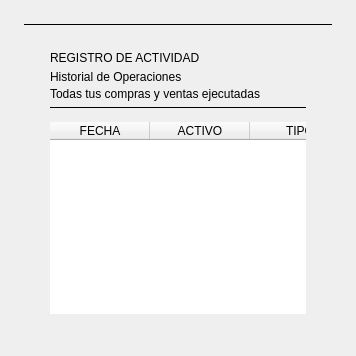
         <widget class="QWidget" name="page_historial">
          <layout class="QHBoxLayout" name="hl_historial_page">
           <property name="spacing"><number>16</number></property>
           <property name="leftMargin"><number>24</number></property>
           <property name="topMargin"><number>24</number></property>
           <property name="rightMargin"><number>24</number></property>
           <property name="bottomMargin"><number>16</number></property>

           <item>
            <widget class="QFrame" name="card_historial_ops">
             <layout class="QVBoxLayout" name="vl_card_hist">
              <property name="spacing"><number>0</number></property>
              <property name="leftMargin"><number>0</number></property>
              <property name="topMargin"><number>0</number></property>
              <property name="rightMargin"><number>0</number></property>
              <property name="bottomMargin"><number>0</number></property>

              <item>
               <widget class="QFrame" name="card_accent_hist">
                <property name="frameShape"><enum>QFrame::HLine</enum></property>
                <property name="minimumSize"><size><width>0</width><height>1</height></size></property>
                <property name="maximumSize"><size><width>16777215</width><height>1</height></size></property>
               </widget>
              </item>

              <item>
               <layout class="QVBoxLayout" name="vl_hist_inner">
                <property name="spacing"><number>0</number></property>
                <property name="leftMargin"><number>26</number></property>
                <property name="topMargin"><number>26</number></property>
                <property name="rightMargin"><number>26</number></property>
                <property name="bottomMargin"><number>26</number></property>

                <item>
                 <widget class="QLabel" name="lbl_ey_hist">
                  <property name="text"><string>REGISTRO DE ACTIVIDAD</string></property>
                 </widget>
                </item>
                <item><spacer name="sp_ey_h1"><property name="orientation"><enum>Qt::Vertical</enum></property><property name="sizeType"><enum>QSizePolicy::Fixed</enum></property><property name="sizeHint" stdset="0"><size><width>0</width><height>5</height></size></property></spacer></item>
                <item>
                 <widget class="QLabel" name="lbl_tit_hist">
                  <property name="text"><string>Historial de Operaciones</string></property>
                 </widget>
                </item>
                <item><spacer name="sp_ey_h2"><property name="orientation"><enum>Qt::Vertical</enum></property><property name="sizeType"><enum>QSizePolicy::Fixed</enum></property><property name="sizeHint" stdset="0"><size><width>0</width><height>3</height></size></property></spacer></item>
                <item>
                 <widget class="QLabel" name="lbl_desc_hist">
                  <property name="text"><string>Todas tus compras y ventas ejecutadas</string></property>
                 </widget>
                </item>

                <item><spacer name="sp_h1"><property name="orientation"><enum>Qt::Vertical</enum></property><property name="sizeType"><enum>QSizePolicy::Fixed</enum></property><property name="sizeHint" stdset="0"><size><width>0</width><height>6</height></size></property></spacer></item>
                <item>
                 <widget class="QFrame" name="sep_card_hist">
                  <property name="objectName"><string>sep_card</string></property>
                  <property name="frameShape"><enum>QFrame::HLine</enum></property>
                  <property name="minimumSize"><size><width>0</width><height>1</height></size></property>
                  <property name="maximumSize"><size><width>16777215</width><height>1</height></size></property>
                 </widget>
                </item>
                <item><spacer name="sp_h2"><property name="orientation"><enum>Qt::Vertical</enum></property><property name="sizeType"><enum>QSizePolicy::Fixed</enum></property><property name="sizeHint" stdset="0"><size><width>0</width><height>14</height></size></property></spacer></item>

                <item>
                 <widget class="QTableWidget" name="tabla_historial">
                  <property name="frameShape"><enum>QFrame::NoFrame</enum></property>
                  <property name="showGrid"><bool>false</bool></property>
                  <property name="selectionBehavior"><enum>QAbstractItemView::SelectRows</enum></property>
                  <property name="selectionMode"><enum>QAbstractItemView::SingleSelection</enum></property>
                  <property name="editTriggers"><set>QAbstractItemView::NoEditTriggers</set></property>
                  <property name="alternatingRowColors"><bool>false</bool></property>
                  <property name="verticalScrollBarPolicy"><enum>Qt::ScrollBarAsNeeded</enum></property>
                  <property name="horizontalScrollBarPolicy"><enum>Qt::ScrollBarAlwaysOff</enum></property>
                  <column><property name="text"><string>FECHA</string></property></column>
                  <column><property name="text"><string>ACTIVO</string></property></column>
                  <column><property name="text"><string>TIPO</string></property></column>
                  <column><property name="text"><string>CANTIDAD</string></property></column>
                  <column><property name="text"><string>PRECIO UNIT.</string></property></column>
                  <column><property name="text"><string>TOTAL</string></property></column>
                 </widget>
                </item>

               </layout>
              </item>
             </layout>
            </widget>
           </item>

          </layout>
         </widget>
